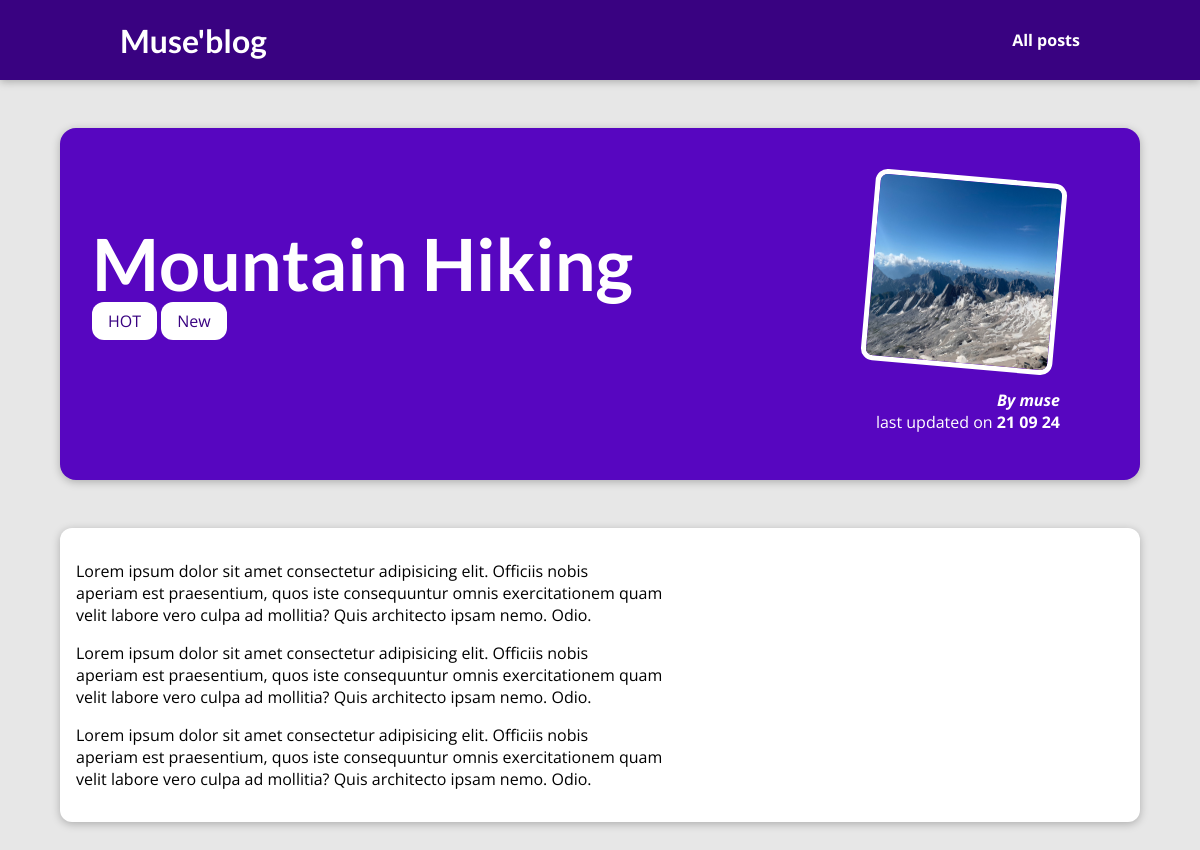
The app's page /posts/mountain-hiking with its own data.
### blog/models.py (models this page shows, shortened)
class Post(models.Model):
    title = models.CharField(max_length=150)
    excert = models.CharField(max_length=200)
    Imagename = models.CharField(max_length=30)
    date  = models.DateField(auto_now=True)
    slug = models.SlugField(unique=True, db_index=True)
    slug = models.SlugField(default="", blank=True, null=False, db_index=True)
    content = models.TextField(validators=[MinLengthValidator(10)])
    author = models.ForeignKey(Author, on_delete=models.SET_NULL, null=True, related_name="posts")
    tag = models.ManyToManyField(Tag)

class Tag(models.Model):
    caption= models.CharField(max_length=20)

class Author(models.Model):
    first_name = models.CharField(max_length=50)
    last_name = models.CharField(max_length=50)
    e_mail = models.EmailField(max_length=30)
    def __str__(self):
        return f"{self.first_name}"

### blog/views.py (the view)
# urls.py: path("posts/<slug:slug>", views.post_detail, name='post-detail-page'),
def post_detail(request, slug):
    indentified_post = get_object_or_404( Post, slug= slug)
    return render(request, "blog/post-detail.html",{
        "post": indentified_post,
        "posttags": indentified_post.tag.all()
})

### blog/templates/blog/post-detail.html (shortened to what this page needs)
{% extends "base.html" %}
{% load static %}
{% block css_files %}
    <link rel="stylesheet" href="{% static 'you/post-detail.css' %}" />
{% endblock %}
{% block content %}
<section id="summary">
  <h2>{{ post.title }}</h2>
  <div>
    {% for tag in posttags %}
      <span class ="tag">{{tag.caption}}</span>
    {% endfor %}
  </div>
  <article>
    <img src="{% static "you/images/"|add:post.Imagename %}" alt="{{post.title}}"/>
    <address>By <a href="mailto:{{post.author.e_mail}}">{{post.author}}</a></address>
    <div>last updated on <time>{{post.date|date:"d m y"}}</time></div>
  </article>
</section>
<main>
  {{post.content|linebreaks}}
</main>
{% endblock %}

### templates/base.html (shortened to what this page needs)
{% load static %}
<!DOCTYPE html>
<html lang="en">
  <head>
    <link rel="stylesheet" href="{% static "app.css" %}">
    {% block css_files%}{% endblock %}
  </head>
  <body>
    <header id="main-navigation">
      <h1><a href="{% url "starting-page" %}">Muse'blog</a></h1>
      <nav>
        <a href="{% url "posts-page" %}">All posts</a>
      </nav>
    </header>
    {% block content %}{% endblock %}
  </body>
</html>

### static/app.css (style rules this page uses)
* { box-sizing: border-box; }
html { font-family: 'Open Sans', 'Lato', sans-serif; }
body { margin: 0; }
h1, h2, h3 { font-family: 'Lato', sans-serif; font-weight: bold; }
#main-navigation { width: 100%; height: 5rem; display: flex; justify-content: space-between; align-items: center; padding: 0 10%; position: absolute; top: 0; left: 0; }
#main-navigation a { text-decoration: none; color: white; font-weight: bold; }

### blog/static/you/post-detail.css (style rules this page uses)
body { background-color: #e7e7e7; }
#main-navigation { background-color: #390281; box-shadow: 0 2px 8px rgba(0, 0, 0, 0.25); }
#summary { margin: 8rem auto 3rem auto; padding: 2rem; width: 90%; max-width: 90rem; border-radius: 16px; background-color: #5706c0; position: relative; box-shadow: 0 2px 8px rgba(0, 0, 0, 0.25); height: 22rem; }
#summary h2 { color: white; font-size: 4.5rem; margin-bottom: 0.25rem; }
#summary article { position: absolute; top: 2rem; right: 3rem; padding: 1rem 2rem; border-radius: 12px; text-align: right; color: white; }
#summary article img { width: 12rem; height: 12rem; border-radius: 12px; transform: rotateZ(5deg); border: 5px solid white; margin-bottom: 1rem; }
#summary address { font-weight: bold; }
#summary a { color: white; text-decoration: none; }
#summary time { font-weight: bold; }
main { width: 90%; max-width: 90rem; margin: 3rem auto; background-color: white; padding: 1rem; border-radius: 12px; box-shadow: 0 2px 8px rgba(0, 0, 0, 0.25); }
.tag { background-color: white; color: #390281; padding: 0.5rem 1rem; border-radius: 12px; }

### records on screen
Post: title "Mountain Hiking", Imagename (picture), author "muse", date "21 09 24", content "Lorem ipsum dolor sit amet consectetur adipisicing elit. Officiis nobis aperiam est praesentium, quos iste consequuntur omnis exercitationem quam velit labore vero culpa ad mollitia? Quis architecto ipsam nemo. Odio. Lorem ipsum dolor sit amet consectetur adipisicing elit. Officiis nobis aperiam est praesentium, quos iste consequuntur omnis exercitationem quam velit labore vero culpa ad mollitia? Quis architecto ipsam nemo. Odio. Lorem ipsum dolor sit amet consectetur adipisicing elit. Officiis nobis aperiam est praesentium, quos iste consequuntur omnis exercitationem quam velit labore vero culpa ad mollitia? Quis architecto ipsam nemo. Odio."
Tag: caption "HOT"
Tag: caption "New"
